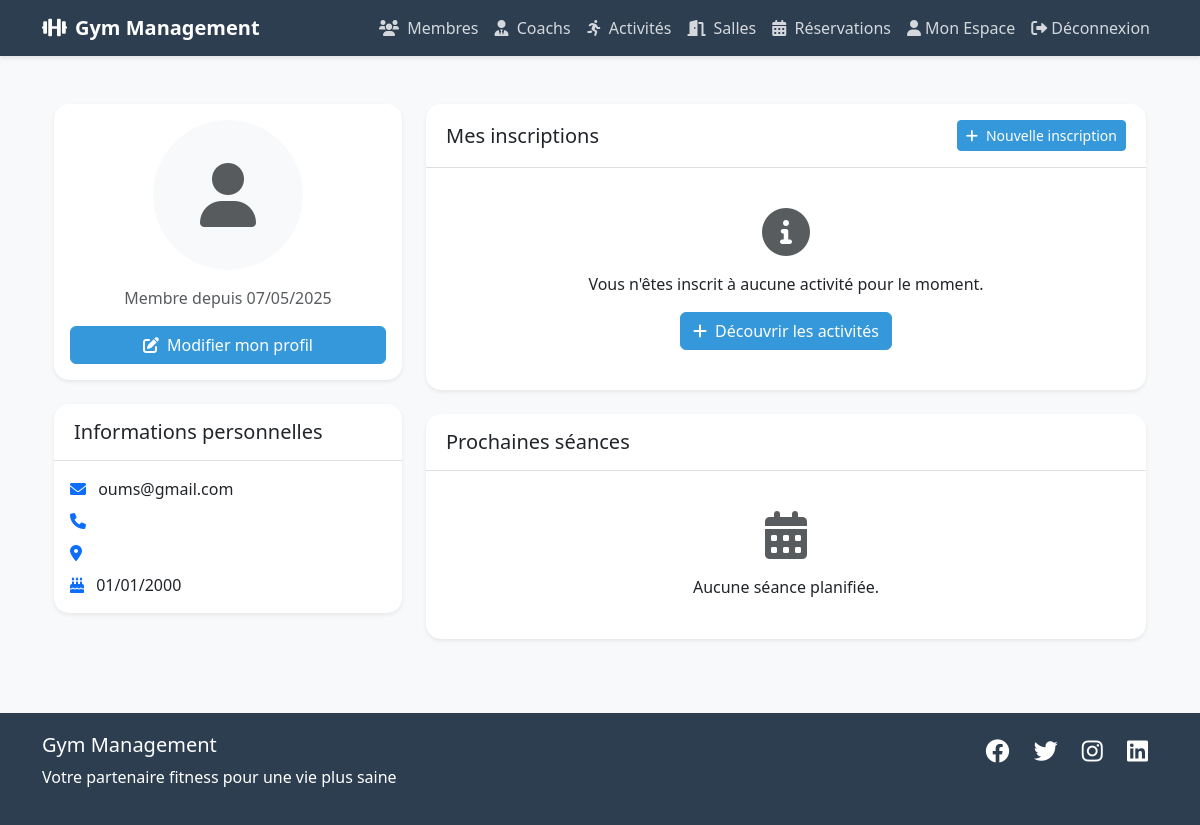
Screenshot of /client/dashboard/ (signed in) with the database file from the repository.
### gestion_membres/models.py (models this page shows, shortened)
class Membre(models.Model):
    user = models.OneToOneField(User, on_delete=models.CASCADE)
    date_naissance = models.DateField()
    telephone = models.CharField(max_length=15)
    adresse = models.TextField()
    date_inscription = models.DateTimeField(auto_now_add=True)

### projet1/views.py (the view)
# urls.py: path('client/dashboard/', views.client_dashboard, name='client_dashboard'),
@login_required
def client_dashboard(request):
    if request.user.is_staff:
        return redirect('admin_dashboard')
    try:
        membre = Membre.objects.get(user=request.user)
        inscriptions = membre.inscriptions.all().select_related('sport')
        seances = []
        for inscription in inscriptions.filter(active=True):
            seances.extend(inscription.sport.seances.filter(date__gte=timezone.now().date()))
        seances.sort(key=lambda x: (x.date, x.heure_debut))
        return render(request, 'client/dashboard.html', {
            'membre': membre,
            'inscriptions': inscriptions,
            'seances': seances,
            'now': timezone.now()
        })
    except Membre.DoesNotExist:
        messages.error(request, "Votre profil n'est pas correctement configuré.")
        return redirect('logout')

### templates/client/dashboard.html (shortened to what this page needs)
{% extends 'base.html' %}
{% load static %}
{% block content %}
<div class="container mt-4">
    <div class="row">
        <div class="col-md-4">
            <div class="card mb-4">
                <div class="card-body text-center">
                    {% if membre.photo %}
                    <img src="{{ membre.photo.url }}" alt="{{ membre.user.get_full_name }}"
                         class="rounded-circle img-fluid mb-3" style="width: 150px; height: 150px; object-fit: cover;">
                    {% else %}
                    <div class="rounded-circle bg-light d-flex align-items-center justify-content-center mx-auto mb-3"
                         style="width: 150px; height: 150px;">
                        <i class="fas fa-user fa-4x text-muted"></i>
                    </div>
                    {% endif %}
                    <p class="text-muted mb-3">Membre depuis {{ membre.date_inscription|date:"d/m/Y" }}</p>
                    <div class="d-grid">
                        <a href="{% url 'membres:modifier_membre' membre.id %}" class="btn btn-primary">
                            <i class="fas fa-edit me-2"></i>Modifier mon profil
                        </a>
                    </div>
                </div>
            </div>
            <div class="card">
                <div class="card-header">
                    <h5 class="mb-0">Informations personnelles</h5>
                </div>
                <div class="card-body">
                    <ul class="list-unstyled mb-0">
                        <li class="mb-2">
                            <i class="fas fa-envelope text-primary me-2"></i>
                            {{ membre.user.email }}
                        </li>
                        <li class="mb-2">
                            <i class="fas fa-phone text-primary me-2"></i>
                        </li>
                        <li class="mb-2">
                            <i class="fas fa-map-marker-alt text-primary me-2"></i>
                        </li>
                        <li>
                            <i class="fas fa-birthday-cake text-primary me-2"></i>
                            {{ membre.date_naissance|date:"d/m/Y" }}
                        </li>
                    </ul>
                </div>
            </div>
        </div>
        <div class="col-md-8">
            <div class="card mb-4">
                <div class="card-header d-flex justify-content-between align-items-center">
                    <h5 class="mb-0">Mes inscriptions</h5>
                    <a href="{% url 'activites:liste_activites' %}" class="btn btn-primary btn-sm">
                        <i class="fas fa-plus me-2"></i>Nouvelle inscription
                    </a>
                </div>
                <div class="card-body">
                    {% if inscriptions %}
                    <div class="table-responsive">
                        <table class="table table-hover">
                            <thead>
                                <tr>
                                    <th>Activité</th>
                                    <th>Date d'inscription</th>
                                    <th>Date de fin</th>
                                    <th>Statut</th>
                                    <th>Actions</th>
                                </tr>
                            </thead>
                            <tbody>
                                {% for inscription in inscriptions %}
                                <tr>
                                    <td>{{ inscription.sport.nom }}</td>
                                    <td>{{ inscription.date_inscription|date:"d/m/Y" }}</td>
                                    <td>{{ inscription.date_fin|date:"d/m/Y" }}</td>
                                    <td>
                                        <span class="badge {% if inscription.active %}bg-success{% else %}bg-danger{% endif %}">
                                            {% if inscription.active %}Active{% else %}Expirée{% endif %}
                                        </span>
                                    </td>
                                    <td>
                                        <a href="{% url 'activites:detail_activite' inscription.sport.id %}"
                                           class="btn btn-sm btn-outline-primary">
                                            <i class="fas fa-eye"></i>
                                        </a>
                                    </td>
                                </tr>
                                {% endfor %}
                            </tbody>
                        </table>
                    </div>
                    {% else %}
                    <div class="text-center py-4">
                        <i class="fas fa-info-circle fa-3x text-muted mb-3"></i>
                        <p class="mb-0">Vous n'êtes inscrit à aucune activité pour le moment.</p>
                        <a href="{% url 'activites:liste_activites' %}" class="btn btn-primary mt-3">
                            <i class="fas fa-plus me-2"></i>Découvrir les activités
                        </a>
                    </div>
                    {% endif %}
                </div>
            </div>
            <div class="card">
                <div class="card-header">
                    <h5 class="mb-0">Prochaines séances</h5>
                </div>
                <div class="card-body">
                    {% if inscriptions %}
                    <div class="list-group">
                        {% for inscription in inscriptions %}
                            {% if inscription.active %}
                                {% for seance in inscription.sport.seances.all %}
                                    {% if seance.date >= now %}
                                    <div class="list-group-item">
                                        <div class="d-flex w-100 justify-content-between">
                                            <h6 class="mb-1">{{ inscription.sport.nom }}</h6>
                                            <small>{{ seance.date|date:"d/m/Y" }} à {{ seance.heure_debut|time:"H:i" }}</small>
                                        </div>
                                        <p class="mb-1">Instructeur : {{ seance.instructeur.get_full_name }}</p>
                                        <small class="text-muted">
                                            <i class="fas fa-map-marker-alt me-1"></i>{{ seance.salle.nom }}
                                        </small>
                                    </div>
                                    {% endif %}
                                {% endfor %}
                            {% endif %}
                        {% endfor %}
                    </div>
                    {% else %}
                    <div class="text-center py-4">
                        <i class="fas fa-calendar-alt fa-3x text-muted mb-3"></i>
                        <p class="mb-0">Aucune séance planifiée.</p>
                    </div>
                    {% endif %}
                </div>
            </div>
        </div>
    </div>
</div>
{% endblock %}

### templates/client/dashboard.html (style rules this page uses)
.card { border: none; border-radius: 15px; box-shadow: 0 0.125rem 0.25rem rgba(0, 0, 0, 0.075); }
.card-header { background-color: transparent; border-bottom: 1px solid rgba(0, 0, 0, 0.125); padding: 1rem 1.25rem; }

### rows the page displays
Membre: date_inscription "07/05/2025", user.email "oums@gmail.com", date_naissance "01/01/2000"
